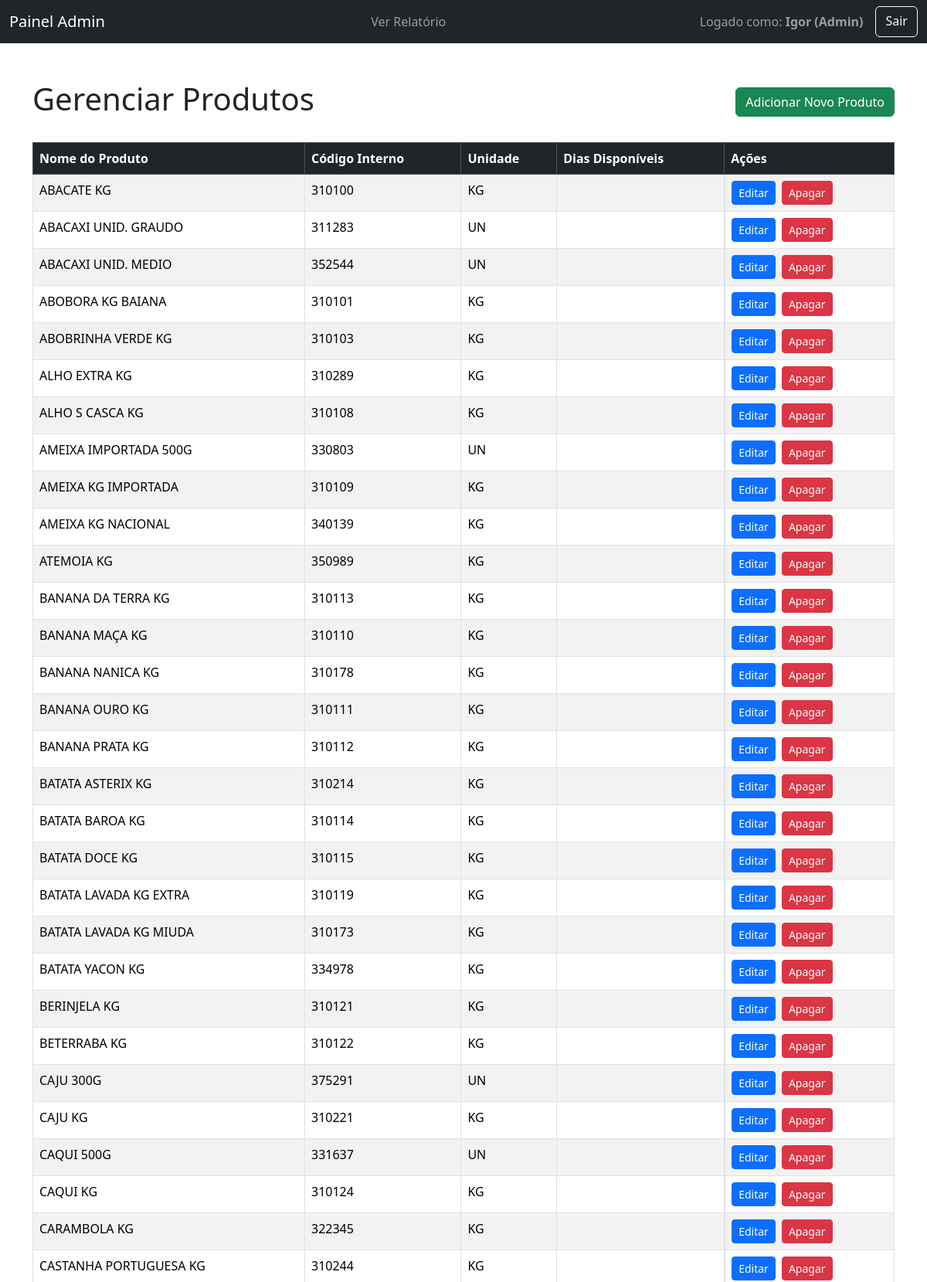
The page /admin/products (signed in, upper part) on the database its author committed.
### tables this page shows
CREATE TABLE products (id INTEGER PRIMARY KEY AUTOINCREMENT, name TEXT UNIQUE NOT NULL, unidade_fracionada TEXT NOT NULL, codigo_interno TEXT UNIQUE, cost NUMERIC(10, 2) DEFAULT 0.00);

### app.py (the view)
@app.route('/admin/products')
@admin_required
def admin_products():
    db = get_db()
    cursor = db.cursor()
    db_url = os.environ.get('DATABASE_URL')
    query = "SELECT p.id, p.name, p.unidade_fracionada, p.codigo_interno, STRING_AGG(CAST(pa.day_id AS TEXT), ',') as days_str FROM products p LEFT JOIN product_availability pa ON p.id = pa.product_id GROUP BY p.id, p.name, p.unidade_fracionada, p.codigo_interno ORDER BY p.name;" if db_url else "SELECT p.id, p.name, p.unidade_fracionada, p.codigo_interno, GROUP_CONCAT(pa.day_id) as days_str FROM products p LEFT JOIN product_availability pa ON p.id = pa.product_id GROUP BY p.id, p.name, p.unidade_fracionada, p.codigo_interno ORDER BY p.name;"
    cursor.execute(query)
    products_data = cursor.fetchall()
    products_list = [dict(zip([desc[0] for desc in cursor.description], row)) for row in products_data]
    db.close()
    id_to_day_name = {v: k for k, v in DIAS_PEDIDO.items()}
    for product in products_list:
        if product['days_str']:
            day_ids = [int(i) for i in product['days_str'].split(',')]
            product['days'] = sorted([id_to_day_name.get(day_id, '') for day_id in day_ids])
        else: product['days'] = []
    return render_template('admin/products.html', products=products_list)

### app.py (called while the page is built)
def get_db():
    db_url = os.environ.get('DATABASE_URL')
    if db_url:
        return psycopg2.connect(db_url)
    else:
        conn = sqlite3.connect(DATABASE)
        conn.row_factory = sqlite3.Row
        return conn

def admin_required(f):
    @wraps(f)
    def decorated_function(*args, **kwargs):
        if 'username' not in session: return redirect(url_for('login'))
        if session.get('role') != 'admin': return "Acesso negado.", 403
        return f(*args, **kwargs)
    return decorated_function

### templates/admin/products.html (shortened to what this page needs)
<!DOCTYPE html>
<html lang="pt-br">
<head>
    <link href="https://cdn.jsdelivr.net/npm/bootstrap@5.3.3/dist/css/bootstrap.min.css" rel="stylesheet">
</head>
<body>
    <nav class="navbar navbar-expand-lg navbar-dark bg-dark">
        <div class="container-fluid">
            <a class="navbar-brand" href="/admin">Painel Admin</a>
            <div class="navbar-nav">
                <a class="nav-link" href="/relatorio">Ver Relatório</a>
            </div>
            <div class="d-flex">
                <span class="navbar-text me-3">Logado como: <strong>{{ session.username }} (Admin)</strong></span>
                <a href="/logout" class="btn btn-outline-light">Sair</a>
            </div>
        </div>
    </nav>
    <div class="container mt-5">
        <div class="d-flex justify-content-between align-items-center mb-4">
            <h1>Gerenciar Produtos</h1>
            <a href="{{ url_for('admin_add_product') }}" class="btn btn-success">Adicionar Novo Produto</a>
        </div>
        <table class="table table-striped table-bordered">
            <thead class="table-dark">
                <tr>
                    <th>Nome do Produto</th>
                    <th>Código Interno</th>
                    <th>Unidade</th>
                    <th>Dias Disponíveis</th>
                    <th>Ações</th>
                </tr>
            </thead>
            <tbody>
                {% for product in products %}
                <tr>
                    <td>{{ product.name }}</td>
                    <td>{{ product.codigo_interno or 'N/A' }}</td>
                    <td>{{ product.unidade_fracionada }}</td>
                    <td>
                    </td>
                    <td class="d-flex">
                        <a href="{{ url_for('admin_edit_product', product_id=product.id) }}" class="btn btn-primary btn-sm me-2">Editar</a>
                        <form action="{{ url_for('admin_delete_product', product_id=product.id) }}" method="POST" onsubmit="return confirm('Você tem certeza que deseja apagar este produto?');">
                            <button type="submit" class="btn btn-danger btn-sm">Apagar</button>
                        </form>
                    </td>
                </tr>
                {% endfor %}
            </tbody>
        </table>
    </div>
</body>
</html>

### rows shown on the page
products: name "ABACATE KG", codigo_interno "310100", unidade_fracionada "KG"
products: name "ABACAXI UNID. GRAUDO", codigo_interno "311283", unidade_fracionada "UN"
products: name "ABACAXI UNID. MEDIO", codigo_interno "352544", unidade_fracionada "UN"
products: name "ABOBORA KG BAIANA", codigo_interno "310101", unidade_fracionada "KG"
products: name "ABOBRINHA VERDE KG", codigo_interno "310103", unidade_fracionada "KG"
products: name "ALHO EXTRA KG", codigo_interno "310289", unidade_fracionada "KG"
products: name "ALHO S CASCA KG", codigo_interno "310108", unidade_fracionada "KG"
products: name "AMEIXA IMPORTADA 500G", codigo_interno "330803", unidade_fracionada "UN"
products: name "AMEIXA KG IMPORTADA", codigo_interno "310109", unidade_fracionada "KG"
products: name "AMEIXA KG NACIONAL", codigo_interno "340139", unidade_fracionada "KG"
products: name "ATEMOIA KG", codigo_interno "350989", unidade_fracionada "KG"
products: name "BANANA DA TERRA KG", codigo_interno "310113", unidade_fracionada "KG"
products: name "BANANA MAÇA KG", codigo_interno "310110", unidade_fracionada "KG"
products: name "BANANA NANICA KG", codigo_interno "310178", unidade_fracionada "KG"
products: name "BANANA OURO KG", codigo_interno "310111", unidade_fracionada "KG"
products: name "BANANA PRATA KG", codigo_interno "310112", unidade_fracionada "KG"
products: name "BATATA ASTERIX KG", codigo_interno "310214", unidade_fracionada "KG"
products: name "BATATA BAROA KG", codigo_interno "310114", unidade_fracionada "KG"
products: name "BATATA DOCE KG", codigo_interno "310115", unidade_fracionada "KG"
products: name "BATATA LAVADA KG EXTRA", codigo_interno "310119", unidade_fracionada "KG"
products: name "BATATA LAVADA KG MIUDA", codigo_interno "310173", unidade_fracionada "KG"
products: name "BATATA YACON KG", codigo_interno "334978", unidade_fracionada "KG"
products: name "BERINJELA KG", codigo_interno "310121", unidade_fracionada "KG"
products: name "BETERRABA KG", codigo_interno "310122", unidade_fracionada "KG"
products: name "CAJU 300G", codigo_interno "375291", unidade_fracionada "UN"
products: name "CAJU KG", codigo_interno "310221", unidade_fracionada "KG"
products: name "CAQUI 500G", codigo_interno "331637", unidade_fracionada "UN"
products: name "CAQUI KG", codigo_interno "310124", unidade_fracionada "KG"
products: name "CARAMBOLA KG", codigo_interno "322345", unidade_fracionada "KG"
products: name "CASTANHA PORTUGUESA KG", codigo_interno "310244", unidade_fracionada "KG"

### other values the page prints
{{ session.username }} "Igor"
